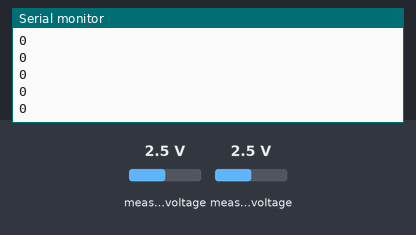
Bench run of a sketch on a simulated ESP32. Shown: the last lines printed to the serial monitor. Wiring (inferred from the names in the program): ADS1115 converter at I2C address 0x48. The test bench sets the inputs (shaded band); at power-on: measured voltage 2.5 V.

Above: at 1.2 s.
1.3 s: measured voltage (sensor 200) set to 0.1 V
At 2.0 s:
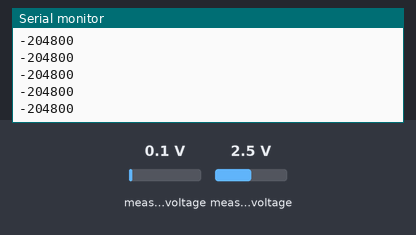
2.8 s: measured voltage (sensor 201) set to 1.2 V
At 3.4 s:
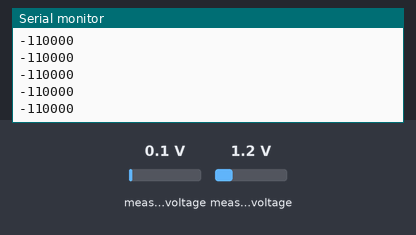
4.3 s: measured voltage (sensor 200) set to 2.5 V
At 5.3 s:
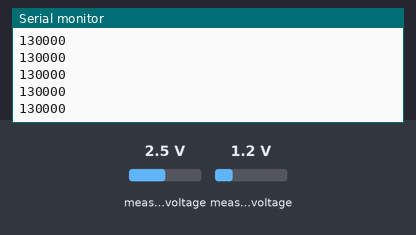
5.8 s: measured voltage (sensor 201) set to 0.1 V
At 6.4 s:
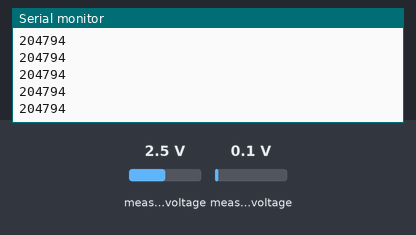
Timing chart, 0 to 7.0 s (numbered marks = the images above; inputs shaded):
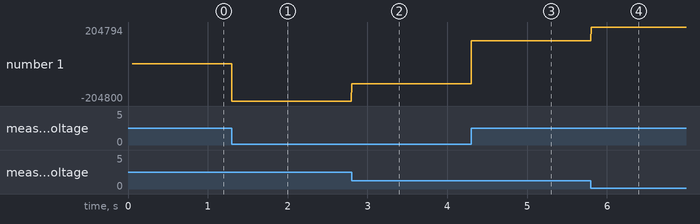

Measured:
- after the input at 1.3 s, the serial monitor: prints a new line at once (image 1)
- after the input at 2.8 s, the serial monitor: prints a new line at once (image 2)
- after the input at 4.3 s, the serial monitor: prints a new line at once (image 3)
- after the input at 5.8 s, the serial monitor: prints a new line at once (image 4)
- plotted number 1: 0 → -204800 after the input at 1.3 s, -204800 → -110000 after the input at 2.8 s, -110000 → 130000 after the input at 4.3 s, 130000 → 204794 after the input at 5.8 s

The sketch:

ecg_esp32.ino
```cpp
// ================================================================
// I-ECG | ESP32 + ADS1115 (AD8232 -> A0)
// Keluaran serial: SATU ANGKA per baris = tegangan (mV) x 100
//   (Python membagi 100 lewat normalisasi() sehingga kembali ke mV)
// Laju sampling: 360 Hz, dijadwalkan dengan micros() (bukan delay())
// ================================================================
#include <Wire.h>
#include <Adafruit_ADS1X15.h>

#define ADS_ADDR      0x48
#define FS_HZ         360
#define SDA_PIN       21
#define SCL_PIN       22

// Set ke 1 bila pin LO+ / LO- AD8232 terhubung (GPIO19 = LO+, GPIO18 = LO-).
// Bila elektroda lepas, ESP32 mengirim 0 (garis datar) agar sinyal sampah tidak dianalisis.
#define USE_LEADOFF   0
#define PIN_LO_PLUS   19
#define PIN_LO_MINUS  18

Adafruit_ADS1115 ads;

const unsigned long PERIOD_US = 1000000UL / FS_HZ;   // ~2777 us
unsigned long nextT;
int16_t lastRaw = 0;

// Membaca register konversi ADS1115 langsung lewat I2C (tanpa delay bawaan library),
// agar loop benar-benar mampu mencapai 360 Hz.
bool readConversion(int16_t &out) {
  Wire.beginTransmission(ADS_ADDR);
  Wire.write((uint8_t)0x00);                 // pointer ke conversion register
  if (Wire.endTransmission() != 0) return false;
  if (Wire.requestFrom((uint8_t)ADS_ADDR, (uint8_t)2) != 2) return false;
  uint8_t hi = Wire.read();
  uint8_t lo = Wire.read();
  out = (int16_t)((hi << 8) | lo);
  return true;
}

void setup() {
  Serial.begin(115200);
  Wire.begin(SDA_PIN, SCL_PIN);
  Wire.setClock(400000);                     // I2C 400 kHz

#if USE_LEADOFF
  pinMode(PIN_LO_PLUS, INPUT);
  pinMode(PIN_LO_MINUS, INPUT);
#endif

  if (!ads.begin(ADS_ADDR)) {
    // Jangan kirim teks ke serial (bisa merusak parsing di Python).
    // LED internal berkedip cepat sebagai penanda error.
    pinMode(2, OUTPUT);
    while (1) { digitalWrite(2, !digitalRead(2)); delay(150); }
  }

  ads.setGain(GAIN_TWO);                     // +/-2.048 V -> 0.0625 mV/bit
  ads.setDataRate(RATE_ADS1115_860SPS);
  ads.startADCReading(ADS1X15_REG_CONFIG_MUX_SINGLE_0, true);   // continuous, A0
  Wire.setClock(400000);                     // pastikan clock tetap 400 kHz setelah begin()

  delay(50);
  nextT = micros();
}

void loop() {
  // Tunggu jadwal sampel berikutnya (aman terhadap overflow micros()).
  while ((long)(micros() - nextT) < 0) { }
  nextT += PERIOD_US;

  int16_t raw;
  if (readConversion(raw)) lastRaw = raw;
  else raw = lastRaw;                        // bila I2C gagal sesaat, pakai nilai terakhir

#if USE_LEADOFF
  if (digitalRead(PIN_LO_PLUS) || digitalRead(PIN_LO_MINUS)) {
    Serial.println(0);
    return;
  }
#endif

  // mV = raw * 0.0625  ->  mV x 100 = raw * 6.25
  long v100 = lroundf(raw * 6.25f);
  Serial.println(v100);
}
```
